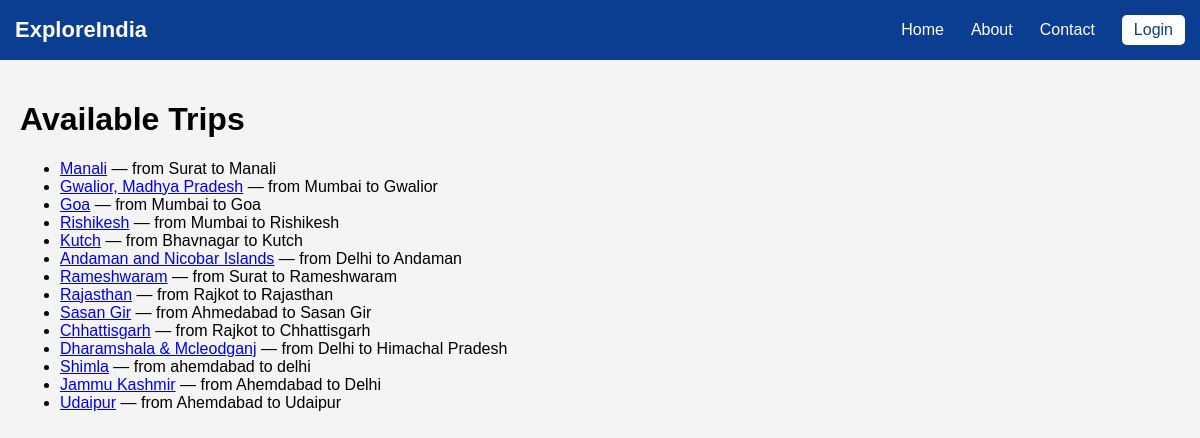
The page /trips/ on the database its author committed.
### trips/models.py (models this page shows, shortened)
class Trip(models.Model):
    SEASON_CHOICES = (
        ('summer', 'Summer'),
        ('winter', 'Winter'),
        ('monsoon', 'Monsoon'),
    )
    DESTINATION_TYPE_CHOICES = (
        ('mountains', 'Mountains'),
        ('beaches', 'Beaches'),
        ('deserts', 'Deserts'),
    )
    title = models.CharField(max_length=200)
    description = models.TextField()
    from_city = models.CharField(max_length=100)
    to_city = models.CharField(max_length=100)
    season = models.CharField(max_length=20, choices=SEASON_CHOICES, blank=True)
    destination_type = models.CharField(max_length=20, choices=DESTINATION_TYPE_CHOICES, blank=True)
    price = models.DecimalField(max_digits=10, decimal_places=2)
    duration = models.CharField(max_length=50, blank=True, default="")
    is_available = models.BooleanField(default=True)
    provider = models.ForeignKey(
        settings.AUTH_USER_MODEL,
        on_delete=models.CASCADE,
        related_name='provider_trips',
        null=True,
        blank=True
    )
    image = models.ImageField(upload_to='trip_images/', null=True, blank=True)
    created_at = models.DateTimeField(auto_now_add=True)

### trips/views.py (the view)
# urls.py: path('', views.trip_list, name='trip_list'),
def trip_list(request):
    trips = Trip.objects.all()
    return render(request, 'trips/trip_list.html', {'trips': trips})

### templates/trips/trip_list.html
{% extends 'base.html' %}
{% block content %}
  <h1>Available Trips</h1>
  <ul>
    {% for trip in trips %}
      <li>
        <a href="{% url 'trip_detail' trip.pk %}">{{ trip.title }}</a>
        &mdash; from {{ trip.from_city }} to {{ trip.to_city }}
      </li>
    {% empty %}
      <li>No trips available.</li>
    {% endfor %}
  </ul>
{% endblock %}

### templates/base.html (shortened to what this page needs)
<!DOCTYPE html>
<html lang="en">
<head>
</head>
<body>
  <header>
    <div class="logo">
      <a href="{% url 'home' %}">ExploreIndia</a>
    </div>
    <nav>
      <a href="{% url 'home' %}">Home</a>
      <a href="{% url 'about' %}">About</a>
      <a href="{% url 'contact' %}">Contact</a>
      {% if request.user.is_authenticated %}
      <div class="profile-menu" id="profileMenu">
        <div class="avatar">
          {{ request.user.full_name|slice:":1"|upper }}
        </div>
        <div class="dropdown-content">
          {% if request.user.role == 'provider' %}
            <a href="{% url 'provider_dashboard' %}">Dashboard</a>
          {% else %}
            <a href="{% url 'dashboard' %}">Dashboard</a>
          {% endif %}
          <form id="logoutForm" action="{% url 'logout' %}" method="post" style="display: inline;">
            {% csrf_token %}
            <a href="#" onclick="document.getElementById('logoutForm').submit(); return false;">Logout</a>
          </form>
        </div>
      </div>
      {% else %}
      <a href="{% url 'login' %}" class="login">Login</a>
      {% endif %}
    </nav>
  </header>
  <main>
    {% block content %}
    {% endblock %}
  </main>
</body>
</html>

### templates/base.html (style rules this page uses)
body { font-family: Arial, sans-serif; margin: 0; padding: 0; background-color: #f4f4f4; }
header { background-color: #0b3d91; color: white; padding: 15px; display: flex; justify-content: space-between; align-items: center; }
header .logo a { font-size: 22px; font-weight: bold; color: white; text-decoration: none; }
header nav { display: flex; gap: 27px; align-items: center; }
header nav a { color: white; text-decoration: none; font-size: 16px; transition: 0.2s ease-in-out; }
header nav .login { display: inline-block; background-color: white; color: #0b3d91; padding: 6px 12px; border-radius: 5px; }
main { padding: 20px; }

### rows shown on the page
Trip: title "Manali", from_city "Surat", to_city "Manali"
Trip: title "Gwalior, Madhya Pradesh", from_city "Mumbai", to_city "Gwalior"
Trip: title "Goa", from_city "Mumbai", to_city "Goa"
Trip: title "Rishikesh", from_city "Mumbai", to_city "Rishikesh"
Trip: title "Kutch", from_city "Bhavnagar", to_city "Kutch"
Trip: title "Andaman and Nicobar Islands", from_city "Delhi", to_city "Andaman"
Trip: title "Rameshwaram", from_city "Surat", to_city "Rameshwaram"
Trip: title "Rajasthan", from_city "Rajkot", to_city "Rajasthan"
Trip: title "Sasan Gir", from_city "Ahmedabad", to_city "Sasan Gir"
Trip: title "Chhattisgarh", from_city "Rajkot", to_city "Chhattisgarh"
Trip: title "Dharamshala & Mcleodganj", from_city "Delhi", to_city "Himachal Pradesh"
Trip: title "Shimla", from_city "ahemdabad", to_city "delhi"
Trip: title "Jammu Kashmir", from_city "Ahemdabad", to_city "Delhi"
Trip: title "Udaipur", from_city "Ahemdabad", to_city "Udaipur"
